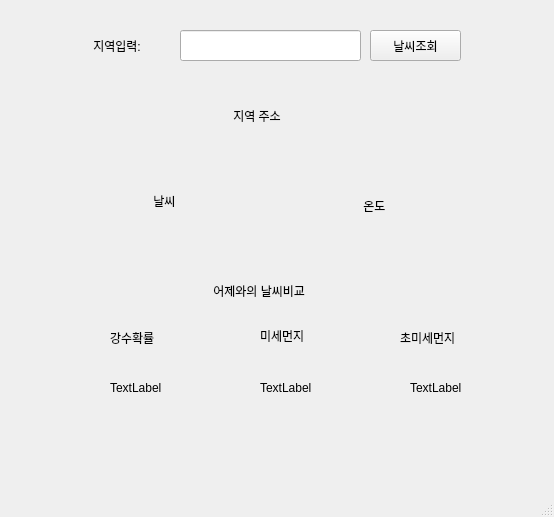
<?xml version="1.0" encoding="UTF-8"?>
<ui version="4.0">
 <class>MainWindow</class>
 <widget class="QMainWindow" name="MainWindow">
  <property name="geometry">
   <rect>
    <x>0</x>
    <y>0</y>
    <width>554</width>
    <height>517</height>
   </rect>
  </property>
  <property name="windowTitle">
   <string>MainWindow</string>
  </property>
  <widget class="QWidget" name="centralwidget">
   <widget class="QLabel" name="label">
    <property name="geometry">
     <rect>
      <x>60</x>
      <y>20</y>
      <width>121</width>
      <height>51</height>
     </rect>
    </property>
    <property name="text">
     <string>          지역입력:</string>
    </property>
   </widget>
   <widget class="QLineEdit" name="lineEdit">
    <property name="geometry">
     <rect>
      <x>180</x>
      <y>30</y>
      <width>181</width>
      <height>31</height>
     </rect>
    </property>
   </widget>
   <widget class="QPushButton" name="pushButton">
    <property name="geometry">
     <rect>
      <x>370</x>
      <y>30</y>
      <width>91</width>
      <height>31</height>
     </rect>
    </property>
    <property name="text">
     <string>날씨조회</string>
    </property>
   </widget>
   <widget class="QLabel" name="label_2">
    <property name="geometry">
     <rect>
      <x>220</x>
      <y>90</y>
      <width>111</width>
      <height>51</height>
     </rect>
    </property>
    <property name="text">
     <string>    지역 주소</string>
    </property>
   </widget>
   <widget class="QLabel" name="label_3">
    <property name="geometry">
     <rect>
      <x>140</x>
      <y>180</y>
      <width>81</width>
      <height>41</height>
     </rect>
    </property>
    <property name="text">
     <string>    날씨</string>
    </property>
   </widget>
   <widget class="QLabel" name="label_4">
    <property name="geometry">
     <rect>
      <x>350</x>
      <y>190</y>
      <width>81</width>
      <height>31</height>
     </rect>
    </property>
    <property name="text">
     <string>    온도</string>
    </property>
   </widget>
   <widget class="QLabel" name="label_5">
    <property name="geometry">
     <rect>
      <x>200</x>
      <y>280</y>
      <width>161</width>
      <height>21</height>
     </rect>
    </property>
    <property name="text">
     <string>    어제와의 날씨비교</string>
    </property>
   </widget>
   <widget class="QLabel" name="label_6">
    <property name="geometry">
     <rect>
      <x>110</x>
      <y>330</y>
      <width>64</width>
      <height>15</height>
     </rect>
    </property>
    <property name="text">
     <string>강수확률</string>
    </property>
   </widget>
   <widget class="QLabel" name="label_7">
    <property name="geometry">
     <rect>
      <x>400</x>
      <y>330</y>
      <width>101</width>
      <height>16</height>
     </rect>
    </property>
    <property name="text">
     <string>초미세먼지</string>
    </property>
   </widget>
   <widget class="QLabel" name="label_8">
    <property name="geometry">
     <rect>
      <x>260</x>
      <y>326</y>
      <width>91</width>
      <height>20</height>
     </rect>
    </property>
    <property name="text">
     <string>미세먼지</string>
    </property>
   </widget>
   <widget class="QLabel" name="label_9">
    <property name="geometry">
     <rect>
      <x>110</x>
      <y>380</y>
      <width>64</width>
      <height>15</height>
     </rect>
    </property>
    <property name="text">
     <string>TextLabel</string>
    </property>
   </widget>
   <widget class="QLabel" name="label_10">
    <property name="geometry">
     <rect>
      <x>260</x>
      <y>380</y>
      <width>64</width>
      <height>15</height>
     </rect>
    </property>
    <property name="text">
     <string>TextLabel</string>
    </property>
   </widget>
   <widget class="QLabel" name="label_11">
    <property name="geometry">
     <rect>
      <x>410</x>
      <y>380</y>
      <width>64</width>
      <height>15</height>
     </rect>
    </property>
    <property name="text">
     <string>TextLabel</string>
    </property>
   </widget>
  </widget>
  <widget class="QStatusBar" name="statusbar"/>
 </widget>
 <resources/>
 <connections/>
</ui>
